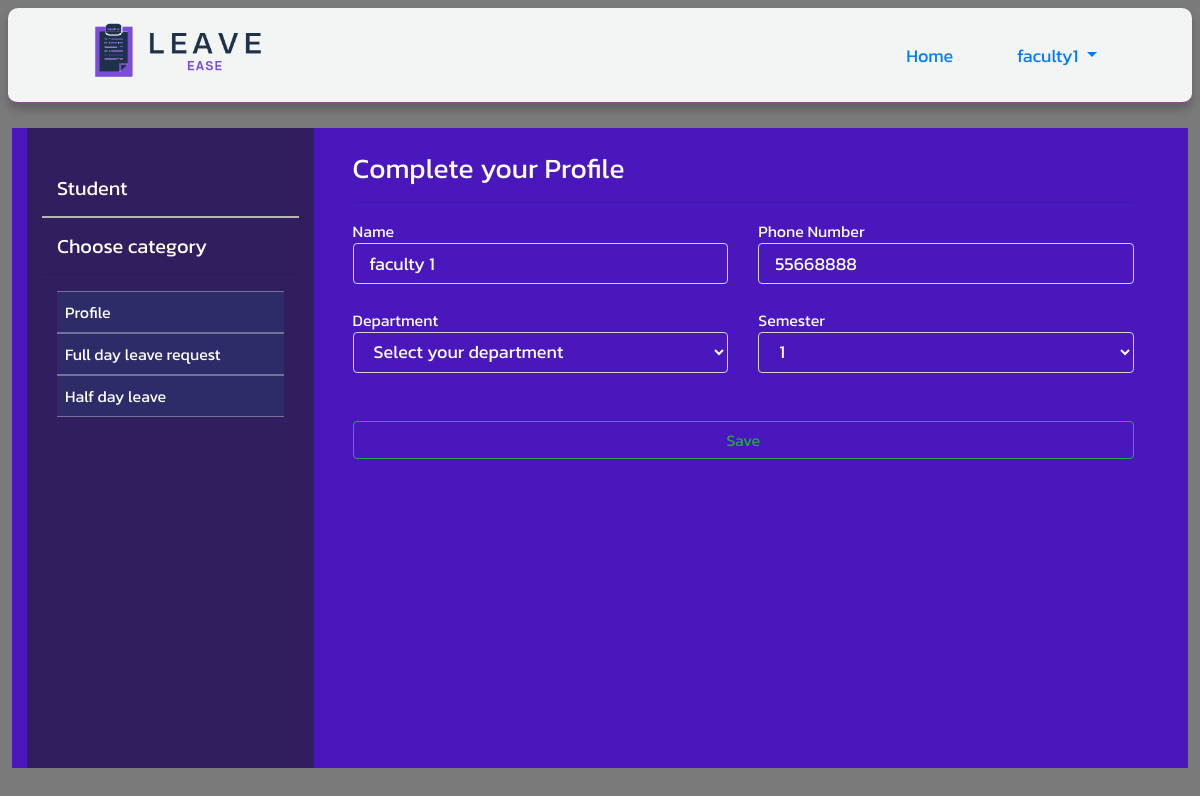
Page /faculty/faculty_profile (signed in) on the committed database.
### faculty/models.py (models this page shows, shortened)
class Faculty(models.Model):
    user = models.ForeignKey(User, on_delete=models.CASCADE)
    name = models.CharField(max_length=30)
    phone = models.CharField(max_length=14, null=True, blank=True)
    department = models.ForeignKey(Department, on_delete=models.SET_NULL, null=True, blank=True)
    semester = models.ForeignKey(SemesterDivision, on_delete=models.SET_NULL, null=True, blank=True)
    created_at = models.DateTimeField(auto_now_add=True)
    updated_at = models.DateTimeField(auto_now=True)

### home/models.py (models this page shows)
class SemesterDivision(models.Model):
    semester = models.IntegerField()
    created_at = models.DateTimeField(auto_now_add=True)
    updated_at = models.DateTimeField(auto_now=True)
    def __str__(self):
        return f" {self.semester}"

### faculty/views.py (the view, shortened to what this page needs)
# urls.py: path('faculty_profile', views.faculty_profile, name="faculty_profile"),
def faculty_profile(request):
    user = request.user
    faculty = Faculty.objects.get(user=user)
    departments =  Department.objects.all()
    semesters = SemesterDivision.objects.all()
    return render(request, 'faculty/faculty_profile.html', {'faculty':faculty, 'departments':departments, 'semesters':semesters})

### templates/faculty/faculty_profile.html (shortened to what this page needs)
{% extends 'student_base.html' %}
{% block student_content %}
    <div class="container p-4 text-white custom-scrollbar" style="height: 80vh; overflow-y: scroll;">
        <h3 class="text-white">Complete your Profile</h3>
        <hr>
        <form action="" method="post">
            <div class="row">
                <div class="col-md-6">
                    <label for="" class="m-0">Name</label>
                    <input type="text" name="name" class="form-control p-0 pl-3 text-white" value="{{faculty.name}}" required style="font-size: large; background: none;">
                </div>
                <div class="col-md-6">
                    <label for="" class="m-0">Phone Number</label>
                    <input type="tel" name="phone" class="form-control p-0 pl-3 text-white" value="{% if faculty.phone %}{{faculty.phone}}{% endif %}" required style="font-size: large; background: none;">
                </div>
                <div class="col-md-6 mt-4">
                    <label for="" class="m-0">Department</label>
                    <select name="department" id=""  required class="form-control p-0 pl-3 text-white" style="font-size: large; background: none; ">
                        {% if student.department %}
                            <option value="{{faculty.department.id}}" class="text-dark">{{faculty.department}}</option>
                        {% else %}
                            <option value="" class="text-dark" disabled selected>Select your department </option>
                        {% endif %}
                    </select>
                </div>
                <div class="col-md-6 mt-4">
                    <label for="" class="m-0">Semester</label>
                    <select name="semester" id="" required class="form-control p-0 pl-3 text-white" style="font-size: large; background: none; ">
                        {% if faculty.semester %}
                            <option value="{{faculty.semester.id}}" class="text-dark">{{faculty.semester}}</option>
                        {% else %}
                            <option value="" class="text-dark" disabled selected>Select Semester </option>
                        {% endif %}
                    </select>
                </div>
            </div>
            <button class="btn btn-outline-success  mt-5" style="width: 100%;">Save</button>
        </form>
    </div>
{% endblock %}

### templates/base.html (shortened to what this page needs)
<!DOCTYPE html>
<html lang="en">
    {% load static %}
<head>
    <link rel="stylesheet" href="{% static 'css/bootstrap.min.css' %}">
    <link rel="stylesheet" href="{% static 'css/style.css' %}">
    <link rel="stylesheet" href="{% static 'css/index.css' %}">
    <link rel="stylesheet" href="{% static 'css/staff.css' %}">
    <link rel="stylesheet" href="https://cdnjs.cloudflare.com/ajax/libs/font-awesome/6.0.0-beta3/css/all.min.css">
</head>
<body>
  <nav class="navbar navbar-expand-lg bg-body-tertiary nav-custom fixed-top m-2" style="border:0; border-bottom: solid 2px rgb(138, 77, 138); height: 6em; border-radius: 10px; background-color: #F3F4F4; box-shadow: 0 6px 10px rgba(0, 0, 0, 0.2); z-index: 2;">
        <div class="container-fluid">
            <a class="navbar-brand" href="#">
                <div class="">
                    <img src="{% static 'images/leaveEasylogo.png' %}" alt="" style="width: 10em; border-radius: 25px; margin-left: 2em;">
                </div>
            </a>
            <div class="collapse  navbar-collapse ml-auto" id="navbarNavAltMarkup " style="font-size: large;">
                <ul class="navbar-nav ml-auto mr-2">
                    <li class="nav-item active mr-5">
                      <a class="nav-link text-primary " href="/">Home <span class="sr-only">(current)</span></a>
                    </li>
                    {% if request.user.is_authenticated %}
                      <li class="nav-item dropdown  mr-5">
                        <a class="nav-link dropdown-toggle  text-primary" href="#" id="navbarDropdownMenuLink" data-toggle="dropdown" aria-haspopup="true" aria-expanded="false">
                          {{request.user}}
                        </a>
                      </li>
                    {% else %}
                      <li class="nav-item mr-5">
                        <a class="nav-link text-primary" href="{% url 'login' %}">Login</a>
                      </li>
                    {% endif %}
                  </ul>
            </div>
        </div>
    </nav>
    <div class="container-fluid ele_container"  style="margin-top: 8em; ">
      {% block content %}
        {% endblock %}
    </div>
</body>
</html>

### static/css/style.css (style rules this page uses)
body { background-color: #1a1a1b94; font-family: 'Kanit', sans-serif; }
.ele_container { background-color: #4a17bd; width: 98%; min-height: 70vh; }

### templates/base.html (style rules this page uses)
.custom-scrollbar { scrollbar-width: thin; scrollbar-color: #3d2d2d1f #1e1e1e00; }

### rows in the picture
Faculty: name "faculty 1", phone "55668888", semester "1"

### other values in the picture
{{ request.user }} "faculty1"
